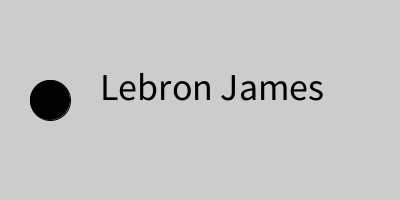
Frame 1 (no input)
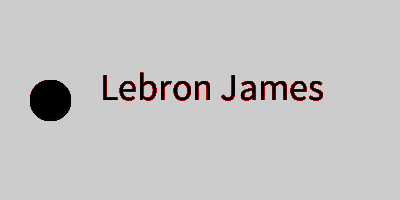
Frame 60 (the mouse pressed at the canvas centre just before this capture)
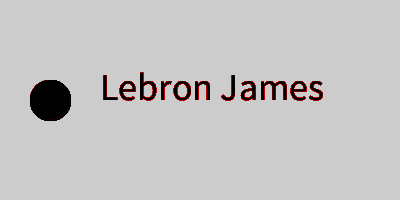
Frame 120 (the mouse held since frame 60 and released just before this capture)

The Processing sketch that drew these frames (run headless with seeded random() and noise(); from frame 60 on, the mouse is pressed at the canvas centre):

// Processing sketch: processing_148272
// ── processing_148272.pde

void setup()
{
  size(400, 200);
  smooth();

  fill(255, 0, 0);
  textSize(38);
}
void draw()
{
  fill(255, 0, 0);
  if (frameCount%30<15)
  {
    fill(0);
  }
  text( "Lebron James ", 100, 100);
  ellipse( 50, 100, 40, 40);
}
